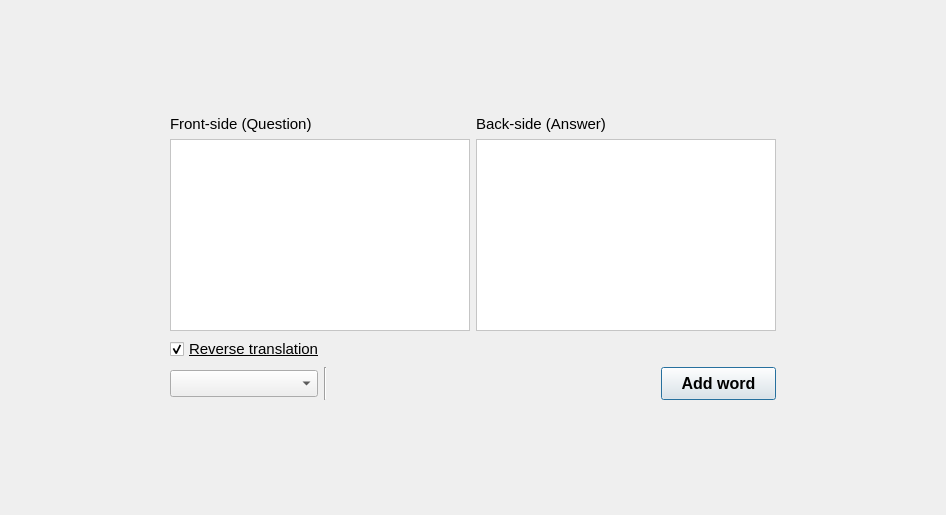
        <widget class="QWidget" name="add_card_tab_page">
         <attribute name="title">
          <string>Add vocabulary</string>
         </attribute>
         <layout class="QVBoxLayout" name="verticalLayout_28">
          <item>
           <spacer name="verticalSpacer_7">
            <property name="orientation">
             <enum>Qt::Vertical</enum>
            </property>
            <property name="sizeType">
             <enum>QSizePolicy::Maximum</enum>
            </property>
            <property name="sizeHint" stdset="0">
             <size>
              <width>20</width>
              <height>95</height>
             </size>
            </property>
           </spacer>
          </item>
          <item>
           <layout class="QHBoxLayout" name="horizontalLayout_71">
            <item>
             <spacer name="horizontalSpacer_21">
              <property name="orientation">
               <enum>Qt::Horizontal</enum>
              </property>
              <property name="sizeType">
               <enum>QSizePolicy::Minimum</enum>
              </property>
              <property name="sizeHint" stdset="0">
               <size>
                <width>150</width>
                <height>150</height>
               </size>
              </property>
             </spacer>
            </item>
            <item>
             <widget class="QFrame" name="frame_13">
              <property name="sizePolicy">
               <sizepolicy hsizetype="Expanding" vsizetype="Expanding">
                <horstretch>0</horstretch>
                <verstretch>0</verstretch>
               </sizepolicy>
              </property>
              <property name="font">
               <font>
                <pointsize>12</pointsize>
                <underline>true</underline>
               </font>
              </property>
              <layout class="QHBoxLayout" name="horizontalLayout_70">
               <item>
                <layout class="QGridLayout" name="gridLayout_2">
                 <item row="0" column="0">
                  <layout class="QVBoxLayout" name="verticalLayout_4">
                   <item>
                    <widget class="QLabel" name="label_7">
                     <property name="font">
                      <font>
                       <pointsize>11</pointsize>
                       <underline>false</underline>
                      </font>
                     </property>
                     <property name="styleSheet">
                      <string notr="true"> text-align: center;</string>
                     </property>
                     <property name="frameShape">
                      <enum>QFrame::NoFrame</enum>
                     </property>
                     <property name="frameShadow">
                      <enum>QFrame::Raised</enum>
                     </property>
                     <property name="lineWidth">
                      <number>3</number>
                     </property>
                     <property name="text">
                      <string>Front-side (Question)</string>
                     </property>
                    </widget>
                   </item>
                   <item>
                    <widget class="QTextEdit" name="front_input_textedit">
                     <property name="minimumSize">
                      <size>
                       <width>300</width>
                       <height>0</height>
                      </size>
                     </property>
                     <property name="font">
                      <font>
                       <pointsize>14</pointsize>
                       <underline>false</underline>
                      </font>
                     </property>
                     <property name="focusPolicy">
                      <enum>Qt::StrongFocus</enum>
                     </property>
                     <property name="styleSheet">
                      <string notr="true">background: white</string>
                     </property>
                     <property name="tabChangesFocus">
                      <bool>true</bool>
                     </property>
                    </widget>
                   </item>
                  </layout>
                 </item>
                 <item row="0" column="1">
                  <layout class="QVBoxLayout" name="verticalLayout_5">
                   <item>
                    <widget class="QLabel" name="label_8">
                     <property name="font">
                      <font>
                       <pointsize>11</pointsize>
                       <underline>false</underline>
                      </font>
                     </property>
                     <property name="text">
                      <string>Back-side (Answer)</string>
                     </property>
                     <property name="alignment">
                      <set>Qt::AlignLeading|Qt::AlignLeft|Qt::AlignVCenter</set>
                     </property>
                    </widget>
                   </item>
                   <item>
                    <widget class="QTextEdit" name="back_input_textedit">
                     <property name="minimumSize">
                      <size>
                       <width>300</width>
                       <height>0</height>
                      </size>
                     </property>
                     <property name="font">
                      <font>
                       <pointsize>14</pointsize>
                       <underline>false</underline>
                      </font>
                     </property>
                     <property name="focusPolicy">
                      <enum>Qt::StrongFocus</enum>
                     </property>
                     <property name="styleSheet">
                      <string notr="true">background: white</string>
                     </property>
                     <property name="tabChangesFocus">
                      <bool>true</bool>
                     </property>
                    </widget>
                   </item>
                  </layout>
                 </item>
                 <item row="1" column="0" colspan="2">
                  <widget class="QCheckBox" name="create_reverse_card_checkbox">
                   <property name="font">
                    <font>
                     <pointsize>11</pointsize>
                    </font>
                   </property>
                   <property name="focusPolicy">
                    <enum>Qt::ClickFocus</enum>
                   </property>
                   <property name="contextMenuPolicy">
                    <enum>Qt::DefaultContextMenu</enum>
                   </property>
                   <property name="acceptDrops">
                    <bool>false</bool>
                   </property>
                   <property name="text">
                    <string>Reverse translation</string>
                   </property>
                   <property name="checked">
                    <bool>true</bool>
                   </property>
                  </widget>
                 </item>
                 <item row="3" column="0" colspan="2">
                  <layout class="QHBoxLayout" name="horizontalLayout_5">
                   <item>
                    <widget class="QComboBox" name="course_comboBox">
                     <property name="minimumSize">
                      <size>
                       <width>148</width>
                       <height>0</height>
                      </size>
                     </property>
                     <property name="font">
                      <font>
                       <pointsize>12</pointsize>
                       <weight>50</weight>
                       <bold>false</bold>
                       <kerning>false</kerning>
                      </font>
                     </property>
                     <property name="focusPolicy">
                      <enum>Qt::ClickFocus</enum>
                     </property>
                     <property name="currentIndex">
                      <number>-1</number>
                     </property>
                     <property name="maxVisibleItems">
                      <number>8</number>
                     </property>
                     <property name="maxCount">
                      <number>200</number>
                     </property>
                     <property name="sizeAdjustPolicy">
                      <enum>QComboBox::AdjustToContents</enum>
                     </property>
                     <property name="duplicatesEnabled">
                      <bool>false</bool>
                     </property>
                    </widget>
                   </item>
                   <item>
                    <widget class="Line" name="line_2">
                     <property name="orientation">
                      <enum>Qt::Vertical</enum>
                     </property>
                    </widget>
                   </item>
                   <item>
                    <widget class="QLabel" name="label_11">
                     <property name="text">
                      <string/>
                     </property>
                    </widget>
                   </item>
                   <item>
                    <spacer name="horizontalSpacer_4">
                     <property name="orientation">
                      <enum>Qt::Horizontal</enum>
                     </property>
                     <property name="sizeHint" stdset="0">
                      <size>
                       <width>40</width>
                       <height>20</height>
                      </size>
                     </property>
                    </spacer>
                   </item>
                   <item>
                    <widget class="QPushButton" name="add_card_button">
                     <property name="sizePolicy">
                      <sizepolicy hsizetype="Fixed" vsizetype="Fixed">
                       <horstretch>100</horstretch>
                       <verstretch>37</verstretch>
                      </sizepolicy>
                     </property>
                     <property name="minimumSize">
                      <size>
                       <width>115</width>
                       <height>33</height>
                      </size>
                     </property>
                     <property name="font">
                      <font>
                       <pointsize>12</pointsize>
                       <weight>75</weight>
                       <bold>true</bold>
                       <underline>false</underline>
                      </font>
                     </property>
                     <property name="focusPolicy">
                      <enum>Qt::StrongFocus</enum>
                     </property>
                     <property name="text">
                      <string>Add word</string>
                     </property>
                     <property name="autoDefault">
                      <bool>true</bool>
                     </property>
                     <property name="default">
                      <bool>true</bool>
                     </property>
                    </widget>
                   </item>
                  </layout>
                 </item>
                </layout>
               </item>
              </layout>
             </widget>
            </item>
            <item>
             <spacer name="horizontalSpacer_22">
              <property name="orientation">
               <enum>Qt::Horizontal</enum>
              </property>
              <property name="sizeType">
               <enum>QSizePolicy::Minimum</enum>
              </property>
              <property name="sizeHint" stdset="0">
               <size>
                <width>150</width>
                <height>150</height>
               </size>
              </property>
             </spacer>
            </item>
           </layout>
          </item>
          <item>
           <spacer name="verticalSpacer_8">
            <property name="orientation">
             <enum>Qt::Vertical</enum>
            </property>
            <property name="sizeType">
             <enum>QSizePolicy::Maximum</enum>
            </property>
            <property name="sizeHint" stdset="0">
             <size>
              <width>20</width>
              <height>95</height>
             </size>
            </property>
           </spacer>
          </item>
         </layout>
        </widget>
